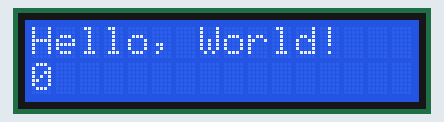
Simulated run of this program. Board: Arduino Uno, built with avr-gcc and run on an emulated ATmega328P. Parts: 16×2 character LCD.

Above: at 0.1 s.
At 4.1 s:
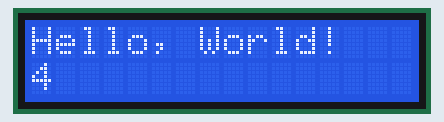
At 9.1 s:
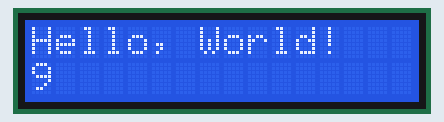
At 19.1 s:
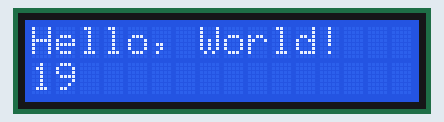
At 29.1 s:
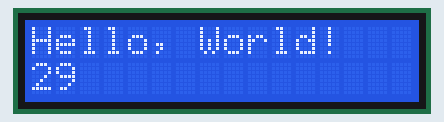
At 39.1 s:
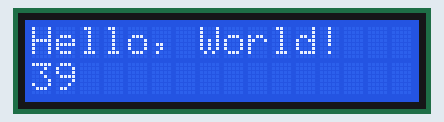

Measured:
- what the display in image 1 shows lasts 1.0 s, from 4.0 s to 5.0 s

The program:

main.cpp
```cpp
// include libraries that the Arduino IDE would not explicitly require
#include <Arduino.h>
#include <Wire.h>

// include the LCD display library
#include <LiquidCrystal.h>

// initialize the library with the numbers of the interface pins
LiquidCrystal lcd(7, 8, 9, 10, 11, 12);

void setup() {
  // set up the LCD's number of columns and rows:
  lcd.begin(16, 2);
  // Print a message to the LCD
  // this happens ONE TIME, since it's in the setup() function
  lcd.print("Hello, World!");
}

void loop() {
  // set the cursor to column 0, line 1
  // (note: line 1 is the second row, since counting begins with 0):
  lcd.setCursor(0, 1);
  // print the number of seconds since reset:
  lcd.print(millis() / 1000);
}
```
